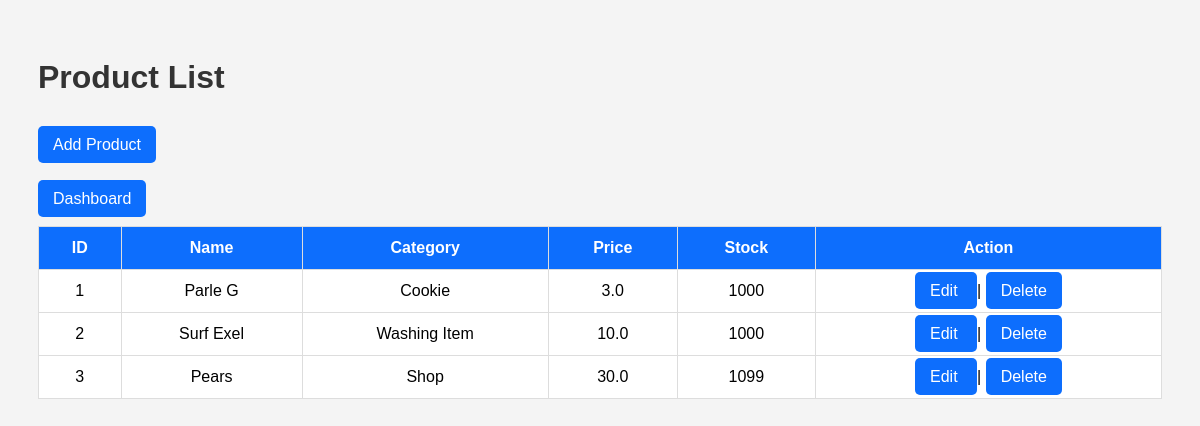
/products, run on an earlier commit of the app's database.
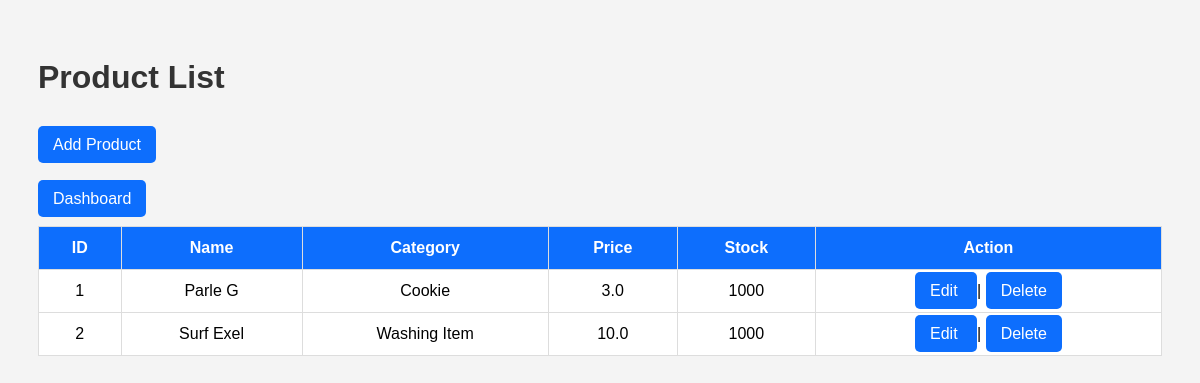
And on a later commit of the database.
### models.py (models this page shows)
class Product(db.Model):
    id = db.Column(db.Integer, primary_key=True)
    name = db.Column(db.String(150), nullable=False)
    category = db.Column(db.String(100), nullable=False)
    price = db.Column(db.Float, nullable=False)
    stock = db.Column(db.Integer, nullable=False)

### app.py (the view)
@app.route("/products")
def products():
    all_products = Product.query.all()
    return render_template(
        "products/product_list.html",
        products=all_products
    )

### templates/products/product_list.html (shortened to what this page needs)
<!DOCTYPE html>
<html>
<head>
</head>
<body>
<h1>Product List</h1>
<br>
<a href="/products/add">
Add Product
</a>
<br><br>
<br>
<a href="/dashboard">Dashboard</a>
<br><br>
<table>
<tr>
    <th>ID</th>
    <th>Name</th>
    <th>Category</th>
    <th>Price</th>
    <th>Stock</th>
    <th>Action</th>
</tr>
{% for product in products %}
<tr>
<td>{{ product.id }}</td>
<td>{{ product.name }}</td>
<td>{{ product.category }}</td>
<td>{{ product.price }}</td>
<td>{{ product.stock }}</td>
<td>
<a href="/products/edit/{{ product.id }}">
Edit
</a>
|
<a href="/products/delete/{{ product.id }}"
   onclick="return confirm('Are you sure you want to delete this product?')">
Delete
</a>
</td>
</tr>
{% endfor %}
</table>
</body>
</html>

What changed in the data, as far as the page shows it:
removed Product: id "3", name "Pears", category "Shop", price "30.0", stock "1099"
